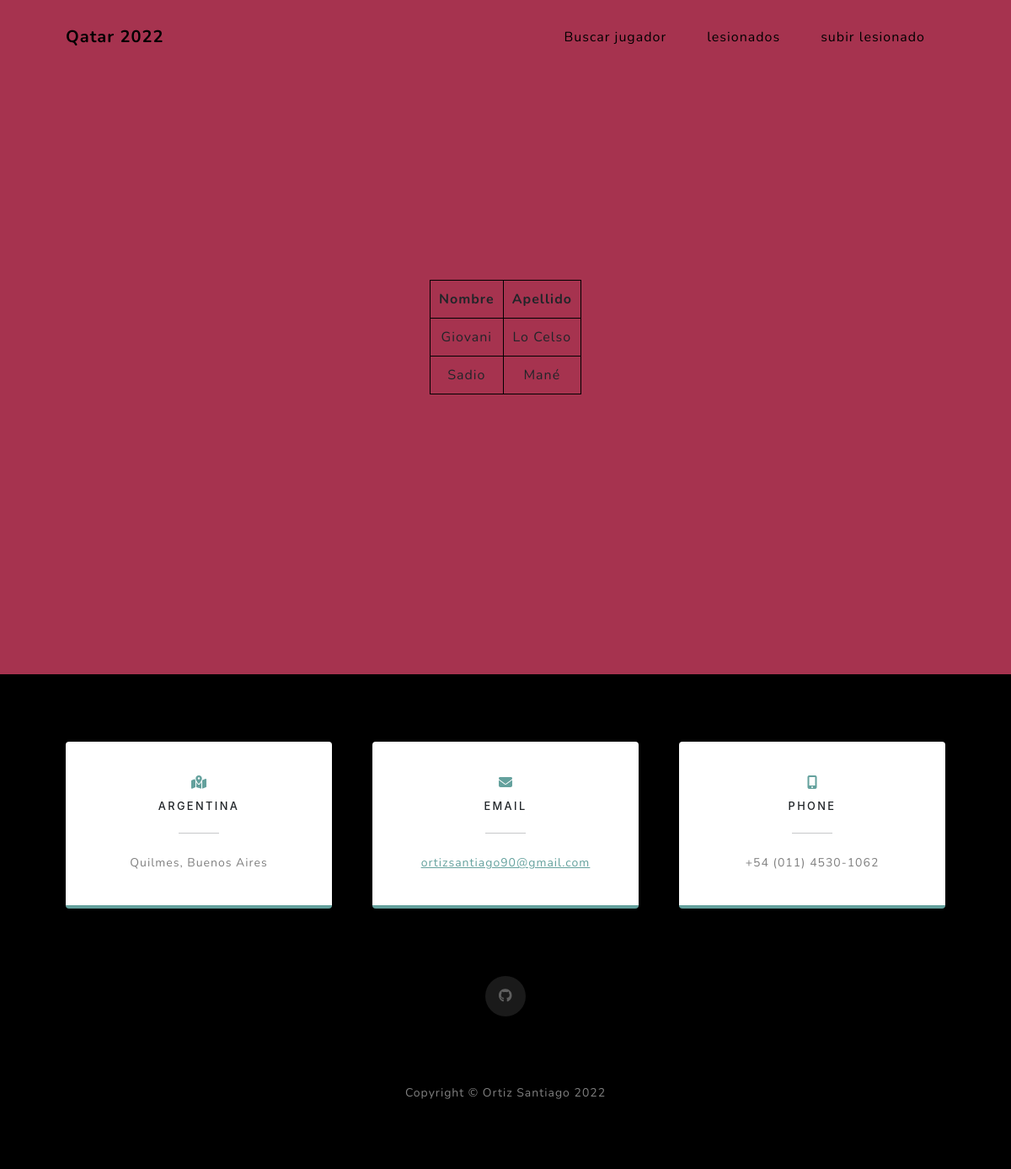
Page /lesionados/ on the committed database.
### appmundial/models.py (models this page shows)
class lesionados(models.Model):
    nom_jug_les = models.CharField(max_length=40)
    ape_jug_les = models.CharField(max_length=40)

### appmundial/views.py (the view)
# urls.py: path("lesionados/",views.Lesionados, name="mundial-lesionados"),
def Lesionados(request):
    lesion = lesionados.objects.all()
    datos =  { "listaslesionados" : lesion }
    return render(request, "appmundial/lesionados.html",datos)

### appmundial/templates/appmundial/lesionados.html (shortened to what this page needs)
{% extends "appmundial/base3.html" %}
{% block nav %}
    <li class="nav-item"><a class="nav-link" style="color:black ;" href="{% url 'mundial-buscar' %}">Buscar jugador</a></li>
    <li class="nav-item"><a class="nav-link" style="color:black ;" href="{% url 'mundial-lesionados'%}">lesionados</a></li>
    <li class="nav-item"><a class="nav-link" style="color:black ;" href="{% url 'mundial-subir-lesionados'%}">subir lesionado</a></li>
{% endblock %}
{% block contenido %}
<div class="masthead" style="background: rgb(166, 51, 79) ;">
    <div class="container px-4 px-lg-5 d-flex h-100 align-items-center justify-content-center">
        <table>
            <thead>
                <tr>
                    <th scope="col">Nombre</th>
                    <th scope="col">Apellido</th>
                </tr>
            </thead>
            <tbody>
                {% for lesionado in listaslesionados %}
                <tr>
                    <td>{{lesionado.nom_jug_les}}</td>
                    <td>{{lesionado.ape_jug_les}}</td>
                {% endfor %}
                </tr>
            </tbody>
        </table>
    </div>
</div>
{% endblock %}

### appmundial/templates/appmundial/lesionados.html (style rules this page uses)
table, th, td { border: 1px solid black; border-collapse: collapse; }
th, td { padding: 10px; }
td { text-align: center; }

### rows in the picture
lesionados: nom_jug_les "Giovani", ape_jug_les "Lo Celso"
lesionados: nom_jug_les "Sadio", ape_jug_les "Mané"
